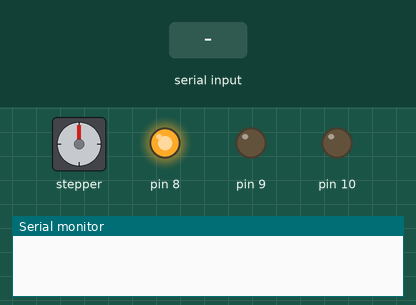
The sketch below on a simulated Arduino Uno, built with avr-gcc and run on an emulated ATmega328P. On the bench: stepper motor, output pins drawn as LEDs (lit = HIGH), the last lines printed to the serial monitor. Wiring (inferred from the names in the program): stepper motor driver (200 steps per turn assumed): step pin 3; direction pin 4. Inputs (shaded band) come from the test bench. Pins used as bus, display or sensor lines are not drawn.

Above: at 1.2 s.
1.3 s: "90,45\n" received over Serial
At 2.5 s:
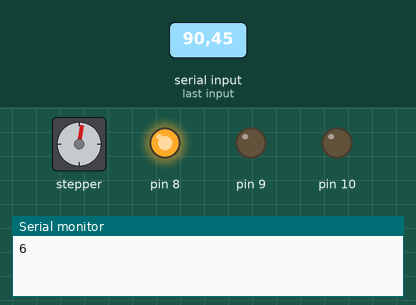
2.8 s: "30,150\n" received over Serial
At 3.6 s:
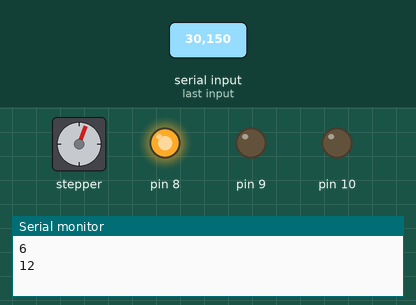
Timing chart, 0 to 5.8 s (numbered marks = the images above; inputs shaded):
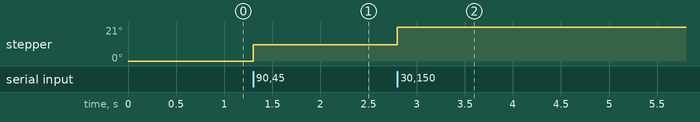

The sketch:

steper_move.ino
```cpp
//ardiuno used pins
const int stepPin = 3;
const int dirPin = 4;

int del = 0; // delay between single mottor step
int steps = 0; //motor steps

void setup() {
  pinMode(stepPin,OUTPUT);
  pinMode(dirPin,OUTPUT);
  pinMode(8,OUTPUT);
  pinMode(9,OUTPUT);
  pinMode(10,OUTPUT);

  Serial.begin(463611);
  Serial.setTimeout(0);

  digitalWrite(8,HIGH);//ms2
  digitalWrite(9,LOW);//ms3
  digitalWrite(10,LOW);//ms1
}
void loop() {
  while(!Serial.available()); //Wait for data from PC
  del = Serial.readString().toInt(); //Sets delay recived from PC
  for(int i=0;i<=5;i++)
  {
    steps++;
    Forwards(); //Execute one step forward
  }

  if(steps == 8400){
    steps =0;
    delayMicroseconds(1000);
    for(int j=0;j<8400;j++){
      Backward(); //Execute one step backward
    }
  }
  Serial.println(steps); //Send data to PC through serial
}

//Forwards step
void Forwards()
{
  digitalWrite(dirPin,HIGH); // Enables the motor to move in a particular direction
  digitalWrite(stepPin,HIGH);
  delayMicroseconds(del);
  digitalWrite(stepPin,LOW);
  delayMicroseconds(del);
}

//Backword step
void Backward()
{
  digitalWrite(dirPin,LOW); // Enables the motor to move in a back direction
  digitalWrite(stepPin,HIGH);
  delayMicroseconds(400);
  digitalWrite(stepPin,LOW);
  delayMicroseconds(400);
}
```

Measured:
- after the input at 1.3 s, stepper: turns 10° clockwise, starting at once
- after the input at 2.8 s, stepper: turns 11° clockwise, starting at once
